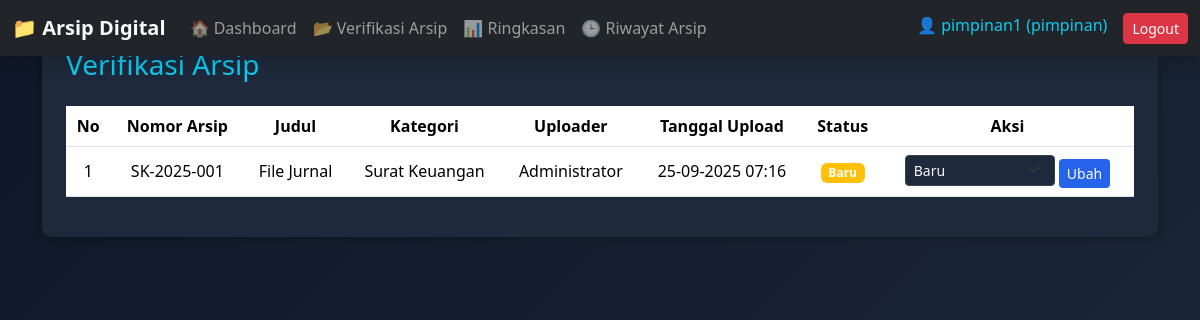
The app's page /pimpinan/verifikasi_arsip.php (signed in) with its own data.
### tables this page shows
CREATE TABLE `arsip` (
  `arsip_id` int(11) NOT NULL AUTO_INCREMENT,
  `nomor_arsip` varchar(50) DEFAULT NULL,
  `judul` varchar(150) NOT NULL,
  `deskripsi` text DEFAULT NULL,
  `kategori_id` int(11) DEFAULT NULL,
  `nama_file` varchar(255) NOT NULL,
  `ukuran_file` bigint(20) DEFAULT NULL,
  `ekstensi` varchar(10) DEFAULT NULL,
  `tanggal_upload` timestamp NOT NULL DEFAULT current_timestamp(),
  `status_arsip` enum('baru','diperiksa','disetujui','ditolak') DEFAULT 'baru',
  `uploaded_by` int(11) DEFAULT NULL,
  PRIMARY KEY (`arsip_id`),
  UNIQUE KEY `nomor_arsip` (`nomor_arsip`),
  KEY `kategori_id` (`kategori_id`),
  KEY `uploaded_by` (`uploaded_by`),
  CONSTRAINT `arsip_ibfk_1` FOREIGN KEY (`kategori_id`) REFERENCES `kategori` (`kategori_id`) ON DELETE SET NULL ON UPDATE CASCADE,
  CONSTRAINT `arsip_ibfk_2` FOREIGN KEY (`uploaded_by`) REFERENCES `users` (`user_id`) ON DELETE SET NULL ON UPDATE CASCADE
);

CREATE TABLE `kategori` (
  `kategori_id` int(11) NOT NULL AUTO_INCREMENT,
  `nama_kategori` varchar(100) NOT NULL,
  `deskripsi` text DEFAULT NULL,
  `created_at` timestamp NOT NULL DEFAULT current_timestamp(),
  PRIMARY KEY (`kategori_id`)
);

CREATE TABLE `users` (
  `user_id` int(11) NOT NULL AUTO_INCREMENT,
  `username` varchar(50) NOT NULL,
  `password` varchar(255) NOT NULL,
  `nama_lengkap` varchar(100) DEFAULT NULL,
  `email` varchar(100) DEFAULT NULL,
  `role` enum('admin','staff','pimpinan') NOT NULL,
  `created_at` timestamp NOT NULL DEFAULT current_timestamp(),
  PRIMARY KEY (`user_id`),
  UNIQUE KEY `username` (`username`)
);

### pimpinan/verifikasi_arsip.php (the view, shortened to what this page needs)
<?php
include '../config/koneksi.php';
$query = "SELECT a.*, u.nama_lengkap, k.nama_kategori
          FROM arsip a
          LEFT JOIN users u ON a.uploaded_by = u.user_id
          LEFT JOIN kategori k ON a.kategori_id = k.kategori_id
          ORDER BY a.tanggal_upload DESC";
$result = mysqli_query($koneksi, $query);
?>
<!DOCTYPE html>
<html lang="id">
<head>
  <link href="https://cdn.jsdelivr.net/npm/bootstrap@5.3.2/dist/css/bootstrap.min.css" rel="stylesheet">
</head>
<body>
<?php include 'navbar_pimpinan.php'; ?>
<div class="container mt-4">
  <div class="card p-4">
    <h3 class="mb-4 text-info"><i class="bi bi-check2-square"></i> Verifikasi Arsip</h3>
    <div class="table-responsive">
      <table class="table table-hover align-middle text-center">
        <thead>
          <tr>
            <th>No</th>
            <th>Nomor Arsip</th>
            <th>Judul</th>
            <th>Kategori</th>
            <th>Uploader</th>
            <th>Tanggal Upload</th>
            <th>Status</th>
            <th>Aksi</th>
          </tr>
        </thead>
        <tbody>
          <?php
          $no = 1;
          while ($row = mysqli_fetch_assoc($result)):
          ?>
          <tr>
            <td><?= $no++ ?></td>
            <td><?= htmlspecialchars($row['nomor_arsip']) ?></td>
            <td><?= htmlspecialchars($row['judul']) ?></td>
            <td><?= htmlspecialchars($row['nama_kategori'] ?? '-') ?></td>
            <td><?= htmlspecialchars($row['nama_lengkap'] ?? '-') ?></td>
            <td><?= date('d-m-Y H:i', strtotime($row['tanggal_upload'])) ?></td>
            <td>
              <?php
              $badge = [
                'baru' => 'warning',
                'diperiksa' => 'info',
                'disetujui' => 'success',
                'ditolak' => 'danger'
              ];
              ?>
              <span class="badge bg-<?= $badge[$row['status_arsip']] ?? 'secondary' ?>">
                <?= ucfirst($row['status_arsip']) ?>
              </span>
            </td>
            <td>
              <form method="POST" class="d-inline">
                <select name="status_arsip" class="form-select form-select-sm d-inline-block" style="width: 150px;">
                  <option value="baru" <?= $row['status_arsip']=='baru'?'selected':'' ?>>Baru</option>
                </select>
                <button type="submit" name="ubah_status" class="btn btn-primary btn-sm mt-1">
                  <i class="bi bi-arrow-repeat"></i> Ubah
                </button>
              </form>
            </td>
          </tr>
          <?php endwhile; ?>
        </tbody>
      </table>
    </div>
  </div>
</div>
</body>
</html>

### pimpinan/verifikasi_arsip.php (style rules this page uses)
body { background: linear-gradient(135deg, #0f172a, #1e293b); color: #e2e8f0; min-height: 100vh; }
.card { background-color: #1e293b; border: none; border-radius: 10px; box-shadow: 0 0 10px rgba(0,0,0,0.3); }
.table { background-color: #0f172a; color: #f1f5f9; }
.table thead { background-color: #1e293b; }
.btn-primary { background-color: #2563eb; border: none; }
select.form-select { background-color: #1e293b; color: #f8fafc; border: 1px solid #334155; }

### records on screen
arsip: nomor_arsip "SK-2025-001", judul "File Jurnal", kategori.nama_kategori "Surat Keuangan", uploaded_by.nama_lengkap "Administrator", tanggal_upload "25-09-2025 07:16", status_arsip "Baru"

### other values on screen
$_SESSION['username'] "pimpinan1"
$_SESSION['role'] "pimpinan"
